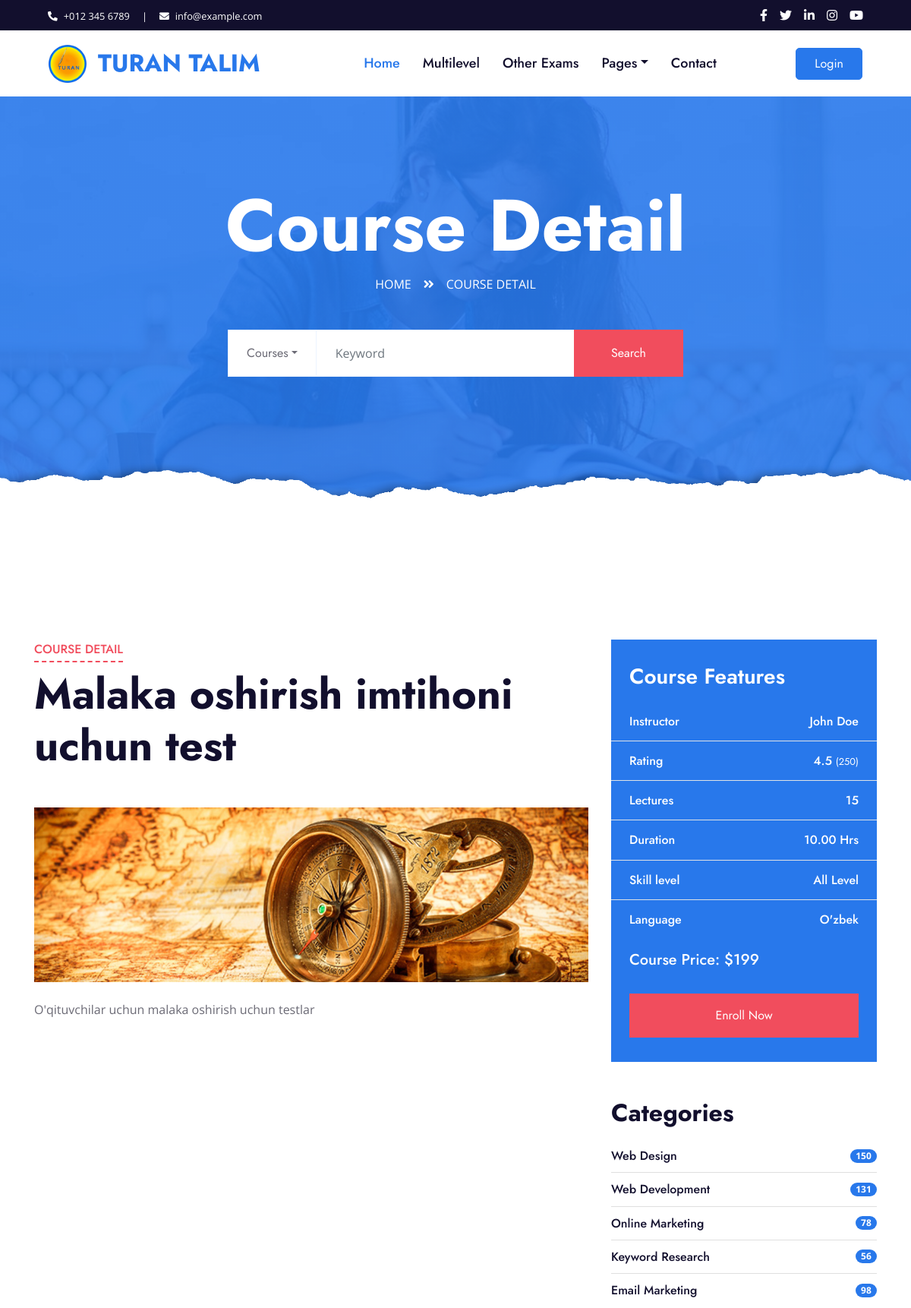
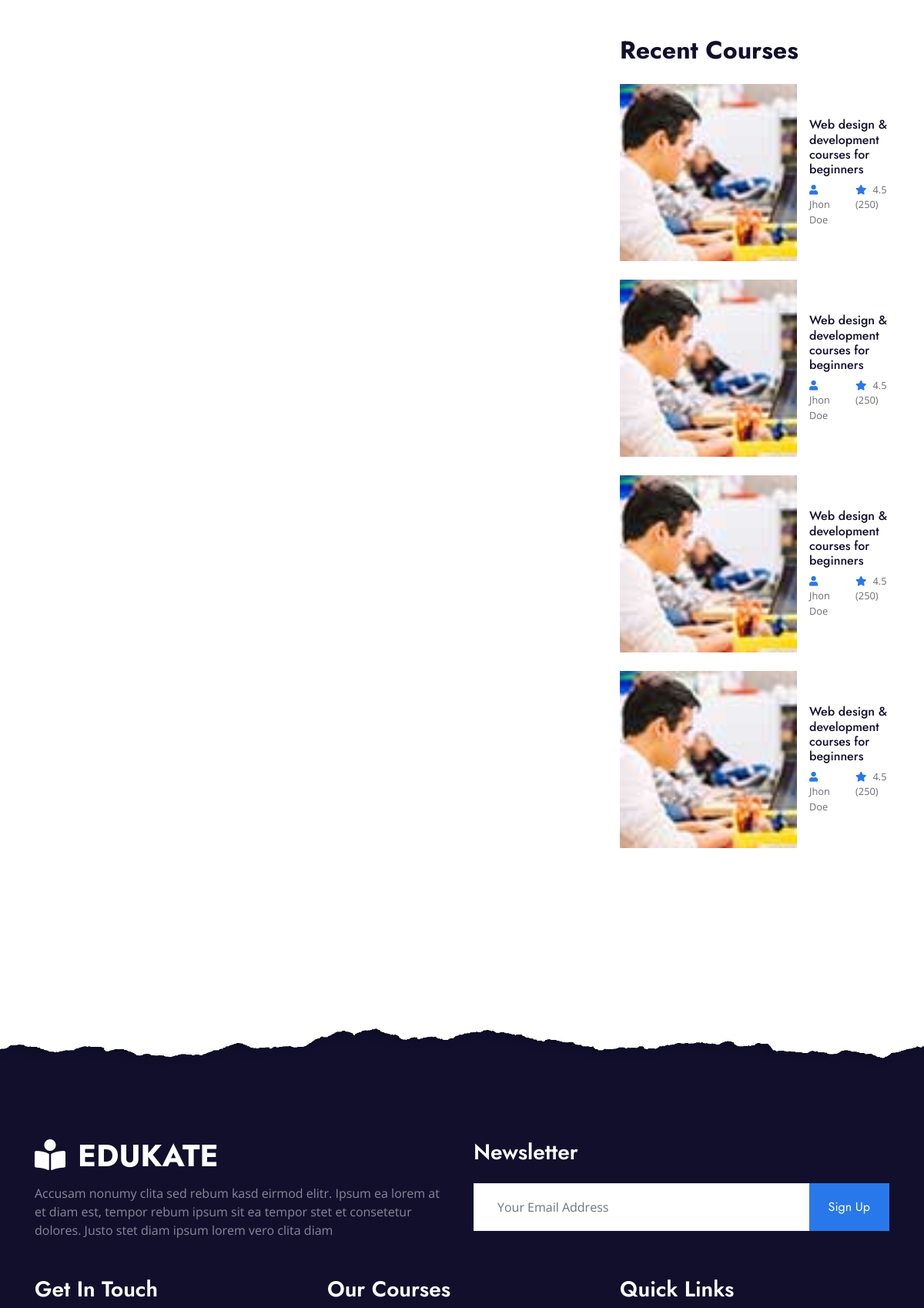
Page /exam/detail/1 (upper part) on the committed database (2 pictures, top to bottom).
### exams/models.py (models this page shows, shortened)
class Exam(models.Model):
    title = models.CharField(max_length=150, verbose_name="Sarlavha")
    picture = models.ImageField(upload_to='exams/', verbose_name="Rasm")
    text = models.TextField(verbose_name="Imtixon matni", null=True, blank=True)
    description = models.TextField(verbose_name="Tavsif")
    direction = models.ForeignKey(Direction, on_delete=models.SET_NULL, null=True, verbose_name="Yo'nalish")
    submitters = models.IntegerField(default=0, verbose_name="Yuboruvchilar soni")
    def show_picture(self):
        if self.picture:
            return format_html(
                '<img src="{}" width="100" style="max-height:50px; object-fit: cover;" />',
                self.picture.url
            )
        return "(No Image)"
    show_picture.short_description = "Imtihon rasmi"

class Direction(models.Model):
    picture = models.ImageField(upload_to='directions/', verbose_name="Rasm")
    title = models.CharField(max_length=150, verbose_name="Sarlavha")
    language = models.ForeignKey(Language, on_delete=models.SET_NULL, null=True, verbose_name="Til")
    mark = models.IntegerField(default=0, verbose_name="Bahosi")
    learners = models.IntegerField(default=0, verbose_name="O'quvchilar soni")
    def show_picture(self):
        if self.picture:
            return format_html(
                '<img src="{}" width="100" style="max-height:50px; object-fit: cover;" />',
                self.picture.url
            )
        return "(No Image)"
    show_picture.short_description = "Yo'nalish rasmi"

### main/models.py (models this page shows, shortened)
class Language(models.Model):
    name = models.CharField(max_length=100)
    picture = models.ImageField(upload_to='languages/', null=True, blank=True)
    flag = models.CharField(max_length=8)
    def __str__(self):
        return self.name

### exams/views.py (the view, shortened to what this page needs)
# urls.py: path('detail/<int:exam_id>', ExamDetailView.as_view(), name='exam-detail'),
class ExamDetailView(View):
    def get(self, request, exam_id):
        exam = Exam.objects.get(id=exam_id)
        context = {
            'user': request.user,
            'exam': exam
        }
        return render(request, 'detail.html', context)

### templates/detail.html (shortened to what this page needs)
{% extends 'base.html' %}
{% block content %}
    <div class="jumbotron jumbotron-fluid page-header position-relative overlay-bottom" style="margin-bottom: 90px;">
        <div class="container text-center py-5">
            <h1 class="text-white display-1">Course Detail</h1>
            <div class="d-inline-flex text-white mb-5">
                <p class="m-0 text-uppercase"><a class="text-white" href="">Home</a></p>
                <i class="fa fa-angle-double-right pt-1 px-3"></i>
                <p class="m-0 text-uppercase">Course Detail</p>
            </div>
            <div class="mx-auto mb-5" style="width: 100%; max-width: 600px;">
                <div class="input-group">
                    <div class="input-group-prepend">
                        <button class="btn btn-outline-light bg-white text-body px-4 dropdown-toggle" type="button" data-toggle="dropdown"
                            aria-haspopup="true" aria-expanded="false">Courses</button>
                    </div>
                    <input type="text" class="form-control border-light" style="padding: 30px 25px;" placeholder="Keyword">
                    <div class="input-group-append">
                        <button class="btn btn-secondary px-4 px-lg-5">Search</button>
                    </div>
                </div>
            </div>
        </div>
    </div>
    <div class="container-fluid py-5">
        <div class="container py-5">
            <div class="row">
                <div class="col-lg-8">
                    <div class="mb-5">
                        <div class="section-title position-relative mb-5">
                            <h6 class="d-inline-block position-relative text-secondary text-uppercase pb-2">Course Detail</h6>
                            <h1 class="display-4">{{ exam.title }}</h1>
                        </div>
                        <img class="img-fluid rounded w-100 mb-4" src="{{ exam.picture.url }}" alt="Image">
                        <p>{{ exam.description }}</p>
                    </div>
               </div>
                <div class="col-lg-4 mt-5 mt-lg-0">
                    <div class="bg-primary mb-5 py-3">
                        <h3 class="text-white py-3 px-4 m-0">Course Features</h3>
                        <div class="d-flex justify-content-between border-bottom px-4">
                            <h6 class="text-white my-3">Instructor</h6>
                            <h6 class="text-white my-3">John Doe</h6>
                        </div>
                        <div class="d-flex justify-content-between border-bottom px-4">
                            <h6 class="text-white my-3">Rating</h6>
                            <h6 class="text-white my-3">4.5 <small>(250)</small></h6>
                        </div>
                        <div class="d-flex justify-content-between border-bottom px-4">
                            <h6 class="text-white my-3">Lectures</h6>
                            <h6 class="text-white my-3">15</h6>
                        </div>
                        <div class="d-flex justify-content-between border-bottom px-4">
                            <h6 class="text-white my-3">Duration</h6>
                            <h6 class="text-white my-3">10.00 Hrs</h6>
                        </div>
                        <div class="d-flex justify-content-between border-bottom px-4">
                            <h6 class="text-white my-3">Skill level</h6>
                            <h6 class="text-white my-3">All Level</h6>
                        </div>
                        <div class="d-flex justify-content-between px-4">
                            <h6 class="text-white my-3">Language</h6>
                            <h6 class="text-white my-3">{{ exam.direction.language }}</h6>
                        </div>
                        <h5 class="text-white py-3 px-4 m-0">Course Price: $199</h5>
                        <div class="py-3 px-4">
                            <a class="btn btn-block btn-secondary py-3 px-5" href="/exam/test/{{ exam.id }}">Enroll Now</a>
                        </div>
                    </div>
                    <div class="mb-5">
                        <h2 class="mb-3">Categories</h2>
                        <ul class="list-group list-group-flush">
                            <li class="list-group-item d-flex justify-content-between align-items-center px-0">
                                <a href="" class="text-decoration-none h6 m-0">Web Design</a>
                                <span class="badge badge-primary badge-pill">150</span>
                            </li>
                            <li class="list-group-item d-flex justify-content-between align-items-center px-0">
                                <a href="" class="text-decoration-none h6 m-0">Web Development</a>
                                <span class="badge badge-primary badge-pill">131</span>
                            </li>
                            <li class="list-group-item d-flex justify-content-between align-items-center px-0">
                                <a href="" class="text-decoration-none h6 m-0">Online Marketing</a>
                                <span class="badge badge-primary badge-pill">78</span>
                            </li>
                            <li class="list-group-item d-flex justify-content-between align-items-center px-0">
                                <a href="" class="text-decoration-none h6 m-0">Keyword Research</a>
                                <span class="badge badge-primary badge-pill">56</span>
                            </li>
                            <li class="list-group-item d-flex justify-content-between align-items-center px-0">
                                <a href="" class="text-decoration-none h6 m-0">Email Marketing</a>
                                <span class="badge badge-primary badge-pill">98</span>
                            </li>
                        </ul>
                    </div>
                    <div class="mb-5">
                        <h2 class="mb-4">Recent Courses</h2>
                        <a class="d-flex align-items-center text-decoration-none mb-4" href="">
                            <img class="img-fluid rounded" src="img/courses-80x80.jpg" alt="">
                            <div class="pl-3">
                                <h6>Web design & development courses for beginners</h6>
                                <div class="d-flex">
                                    <small class="text-body mr-3"><i class="fa fa-user text-primary mr-2"></i>Jhon Doe</small>
                                    <small class="text-body"><i class="fa fa-star text-primary mr-2"></i>4.5 (250)</small>
                                </div>
                            </div>
                        </a>
                        <a class="d-flex align-items-center text-decoration-none mb-4" href="">
                            <img class="img-fluid rounded" src="img/courses-80x80.jpg" alt="">
                            <div class="pl-3">
                                <h6>Web design & development courses for beginners</h6>
                                <div class="d-flex">
                                    <small class="text-body mr-3"><i class="fa fa-user text-primary mr-2"></i>Jhon Doe</small>
                                    <small class="text-body"><i class="fa fa-star text-primary mr-2"></i>4.5 (250)</small>
                                </div>
                            </div>
                        </a>
                        <a class="d-flex align-items-center text-decoration-none mb-4" href="">
                            <img class="img-fluid rounded" src="img/courses-80x80.jpg" alt="">
                            <div class="pl-3">
                                <h6>Web design & development courses for beginners</h6>
                                <div class="d-flex">
                                    <small class="text-body mr-3"><i class="fa fa-user text-primary mr-2"></i>Jhon Doe</small>
                                    <small class="text-body"><i class="fa fa-star text-primary mr-2"></i>4.5 (250)</small>
                                </div>
                            </div>
                        </a>
                        <a class="d-flex align-items-center text-decoration-none" href="">
                            <img class="img-fluid rounded" src="img/courses-80x80.jpg" alt="">
                            <div class="pl-3">
                                <h6>Web design & development courses for beginners</h6>
                                <div class="d-flex">
                                    <small class="text-body mr-3"><i class="fa fa-user text-primary mr-2"></i>Jhon Doe</small>
                                    <small class="text-body"><i class="fa fa-star text-primary mr-2"></i>4.5 (250)</small>
                                </div>
                            </div>
                        </a>
                    </div>
                </div>
            </div>
        </div>
    </div>
{% endblock %}

### rows in the picture
Exam: title "Malaka oshirish imtihoni uchun test", picture (picture), description "O'qituvchilar uchun malaka oshirish uchun testlar", direction.language "O'zbek"
